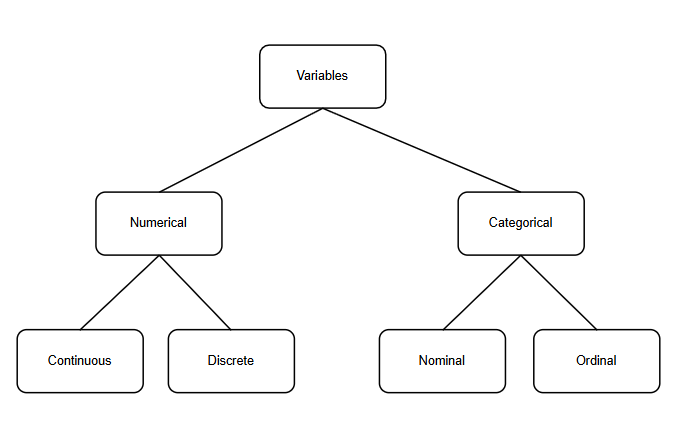
#> input picture Statistics & Probability/Variable Types/images/types.png, 676 x 436 px
$ jupyter execute 'variable types.ipynb'
#> lines starting #> are read from the running program, lines starting #| are printed output that depends on the picture
1. [Variable Types](#variable-types)

#### Variable Types:
- Variables
    - Numerical
        - Discrete
            - the values are distinct
            - eg: outcomes of a coin flip
        - Continuous
            - the values are not restricted and can also contain decimal values too
            - eg: height/weight of a person
    - Categorical
        - Nominal
            - the values that represent a category
            - eg: category in devices: TV, Monitor, Desktop, Laptop
        - Ordinal
            - the values that represent a category but also ranked
            - eg: student grade S, A, B, C, D, E, F

[cell 1]
from PIL import Image
from IPython.display import display

img = Image.open('images/types.png')
#> img is the input picture: PIL image 676x436 RGBA; mean R, G, B, A 249.6, 249.6, 249.6, 255
new_image = img.resize((650, 400))
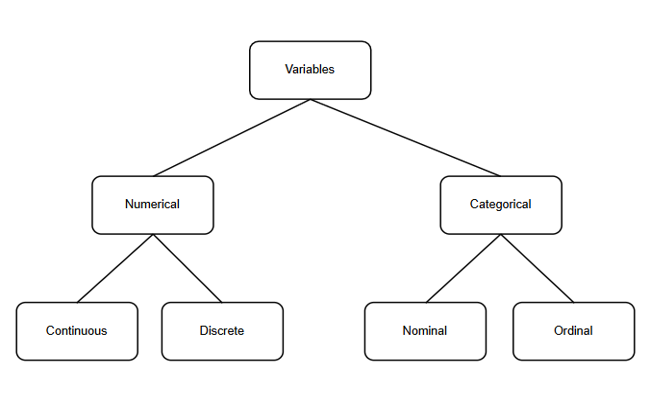
#> new_image: PIL image 650x400 RGBA; mean R, G, B, A 249.5, 249.5, 249.5, 255
display(new_image)
